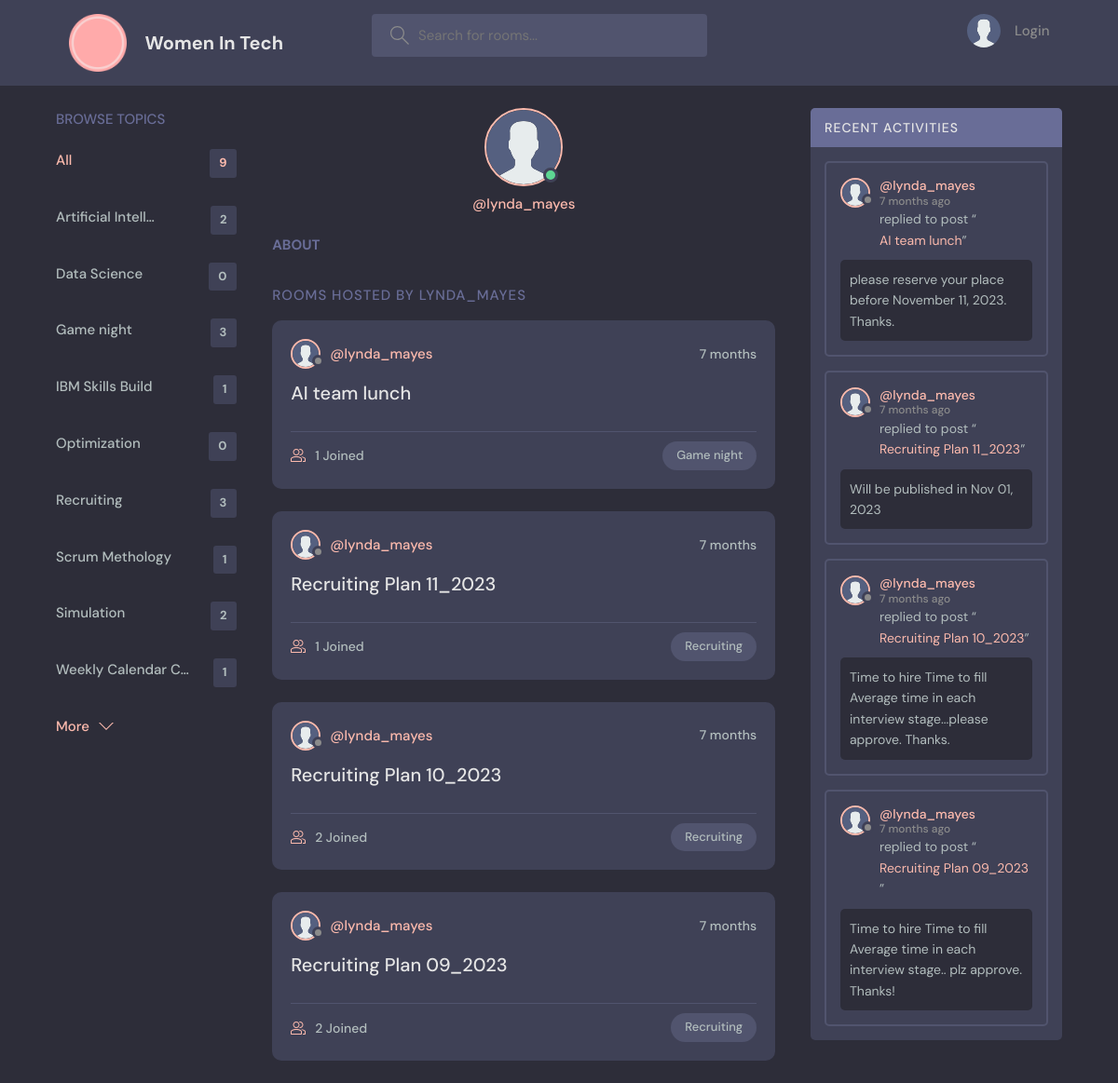
/profile/14/, run on the app's committed database.
### base/models.py (models this page shows, shortened)
class Topic(models.Model):
    name = models.CharField(max_length=200)
    class Meta:
        ordering = ['name']

class Room(models.Model):
    host = models.ForeignKey(User, on_delete=models.SET_NULL, null=True)
    topic = models.ForeignKey(
        Topic, on_delete=models.SET_NULL, null=True)
    name = models.CharField(max_length=200)
    description = models.TextField(null=True, blank=True)
    participants = models.ManyToManyField(
        User, related_name="participants", blank=True)
    updated = models.DateTimeField(auto_now=True)
    created = models.DateTimeField(auto_now_add=True)
    class Meta:
        ordering = ['-updated', '-created']
    def __str__(self):
        return self.name

class Message(models.Model):
    user = models.ForeignKey(User, on_delete=models.CASCADE)
    room = models.ForeignKey(Room, on_delete=models.CASCADE)
    body = models.TextField()
    updated = models.DateTimeField(auto_now=True)
    created = models.DateTimeField(auto_now_add=True)
    class Meta:
        ordering = ['-updated', '-created']

### base/views.py (the view)
# urls.py: path('profile/<str:pk>/', views.userProfile, name='user-profile'),
def userProfile(request, pk):
    user = User.objects.get(id=pk)
    rooms = user.room_set.all()
    room_messages = user.message_set.all()
    topics = Topic.objects.all()
    context = {"user": user, "rooms": rooms,
               "room_messages": room_messages, "topics": topics}
    return render(request, "base/profile.html", context)

### base/templates/base/profile.html (shortened to what this page needs)
{% extends 'main.html' %}
{% block content %}
{% load static %}
<main class="profile-page layout layout--3">
    <div class="container">
        {% include 'base/topics_component.html' %}
        <div class="roomList">
            <div class="profile">
                <div class="profile__avatar">
                    <div class="avatar avatar--large active">
                        <img src="{% static 'images/avatar.svg' %}" />
                    </div>
                </div>
                <div class="profile__info">
                    <p>@{{user.username}}</p>
                </div>
                <div class="profile__about">
                    <h3>About</h3>
                </div>
            </div>
            <div class="roomList__header">
                <div>
                    <h2> Rooms Hosted by {{user.username}}</a>
                    </h2>
                </div>
            </div>
            {% include 'base/feed_component.html' %}
        </div>
        {% include 'base/activity_component.html' %}
    </div>
</main>
{% endblock content %}

### base/templates/base/topics_component.html
<div class="topics">
    <div class="topics__header">
        <h2>Browse Topics</h2>
    </div>
    <ul class="topics__list">
        <li>
            <a href="{% url 'home' %}" class="active">All <span>{{topics.count}}</span></a>
        </li>
        {% for topic in topics %}
        <li>
            <a href="{% url 'home' %}?q={{topic.name}}">
                {{ topic.name | truncatechars:18 }}
                <span>{{topic.room_set.all.count}}</span></a>
        </li>
        {% endfor %}
    </ul>
    <a class="btn btn--link" href="topics.html">
        More
        <svg version="1.1" xmlns="http://www.w3.org/2000/svg" width="32" height="32" viewBox="0 0 32 32">
            <title>chevron-down</title>
            <path d="M16 21l-13-13h-3l16 16 16-16h-3l-13 13z"></path>
        </svg>
    </a>
</div>

### base/templates/base/feed_component.html (shortened to what this page needs)
{% for room in rooms %}
{% load static %}
<div class="roomListRoom">
    <div class="roomListRoom__header">
        <a href="{% url 'user-profile' room.host.id %}" class="roomListRoom__author">
            <div class="avatar avatar--small">
                <img src="{% static 'images/avatar.svg' %}" />
            </div>
            <span>@{{room.host.username}}</span>
        </a>
        <div class="roomListRoom__actions">
            <span>{{room.created|timesince}}</span>
        </div>
    </div>
    <div class="roomListRoom__content">
        <a href="{% url 'room' room.id%}">{{room.name}}</a>
    </div>
    <div class="roomListRoom__meta">
        <a href="{% url 'room' room.id%}" class="roomListRoom__joined">
            {{room.participants.all.count}} Joined
        </a>
        <p class="roomListRoom__topic">{{room.topic.name}}</p>
    </div>
</div>
{% endfor %}

### base/templates/base/activity_component.html (shortened to what this page needs)
{% load static %}
<div class="activities">
    <div class="activities__header">
        <h2>Recent Activities</h2>
    </div>
    {% for message in room_messages %}
    <div class="activities__box">
        <div class="activities__boxHeader roomListRoom__header">
            <a href="{% url 'user-profile' message.user.id %}" class="roomListRoom__author">
                <div class="avatar avatar--small">
                    <img src="{% static 'images/avatar.svg' %}" />
                </div>
                <p>
                    @{{message.user}}
                    <span>{{message.created|timesince}} ago</span>
                </p>
            </a>
        </div>
        <div class="activities__boxContent">
            <p>replied to post “<a href="{% url 'room' message.room.id %}">{{message.room}}</a>”</p>
            <div class="activities__boxRoomContent">
                {{message.body}}
            </div>
        </div>
    </div>
    {% endfor %}
</div>

### data on the page
Topic: name "Artificial Intell…", room_set.all.count "2"
Topic: name "Data Science", room_set.all.count "0"
Topic: name "Game night", room_set.all.count "3"
Topic: name "IBM Skills Build", room_set.all.count "1"
Topic: name "Optimization", room_set.all.count "0"
Topic: name "Recruiting", room_set.all.count "3"
Topic: name "Scrum Methology", room_set.all.count "1"
Topic: name "Simulation", room_set.all.count "2"
Topic: name "Weekly Calendar C…", room_set.all.count "1"
Room: host.username "lynda_mayes", created "7 months", name "AI team lunch", participants.all.count "1", topic.name "Game night"
Room: host.username "lynda_mayes", created "7 months", name "Recruiting Plan 11_2023", participants.all.count "1", topic.name "Recruiting"
Room: host.username "lynda_mayes", created "7 months", name "Recruiting Plan 10_2023", participants.all.count "2", topic.name "Recruiting"
Room: host.username "lynda_mayes", created "7 months", name "Recruiting Plan 09_2023", participants.all.count "2", topic.name "Recruiting"
Message: user "lynda_mayes", created "7 months", room "AI team lunch", body "please reserve your place before November 11, 2023. Thanks."
Message: user "lynda_mayes", created "7 months", room "Recruiting Plan 11_2023", body "Will be published in Nov 01, 2023"
Message: user "lynda_mayes", created "7 months", room "Recruiting Plan 10_2023", body "Time to hire Time to fill Average time in each interview stage...please approve. Thanks."
Message: user "lynda_mayes", created "7 months", room "Recruiting Plan 09_2023", body "Time to hire Time to fill Average time in each interview stage.. plz approve. Thanks!"

### other printed values
{{ topics.count }} "9"
{{ user.username }} "lynda_mayes"
{{ user.username }} "LYNDA_MAYES"
